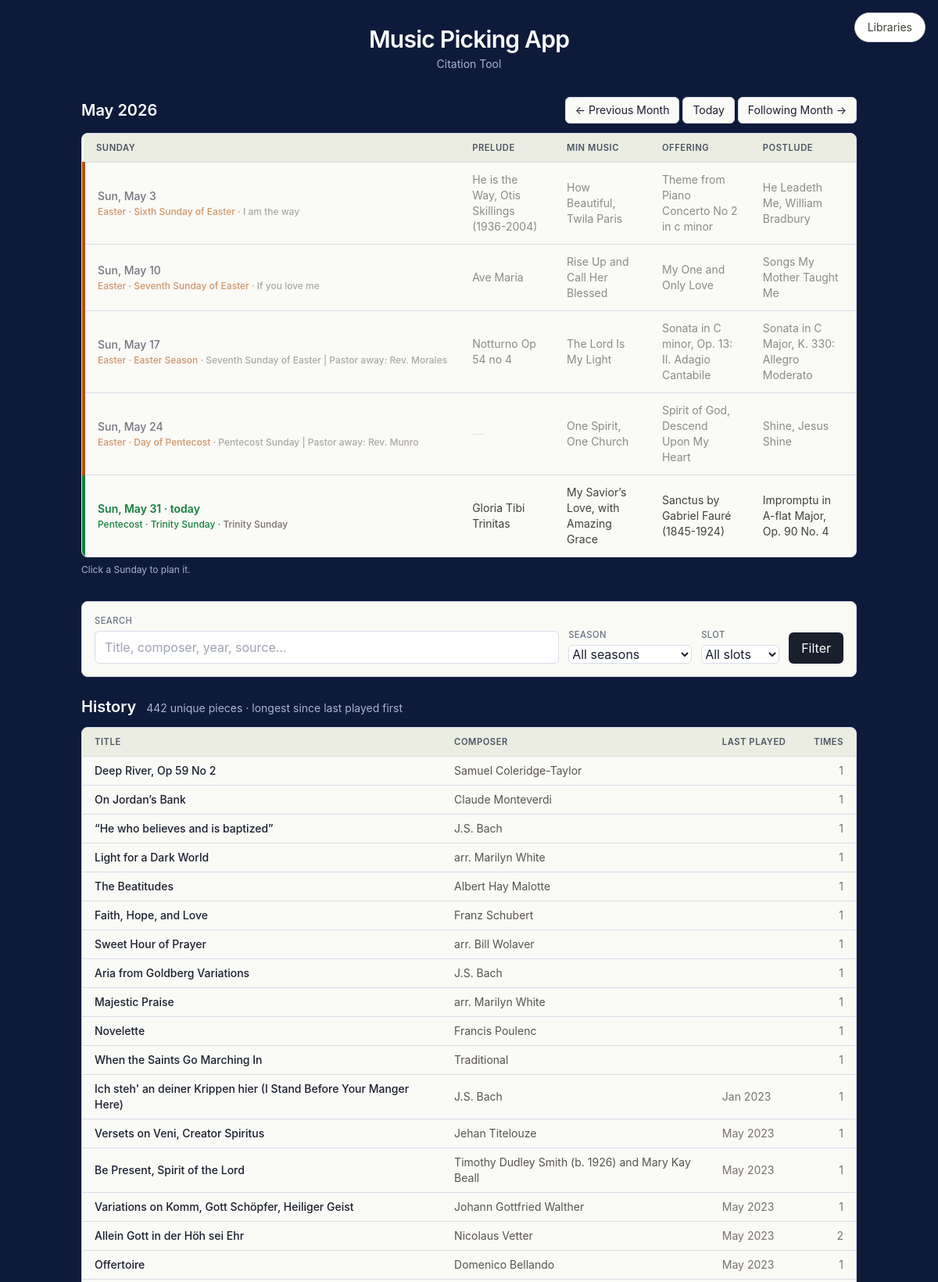
The page / (upper part) on the database its author committed.
### tables this page shows
CREATE TABLE pieces (
            id INTEGER PRIMARY KEY AUTOINCREMENT,
            season TEXT, lectionary_year TEXT, calendar_year INTEGER,
            date TEXT, occasion TEXT, slot TEXT, performer TEXT,
            chosen_by TEXT, title TEXT, composer TEXT, composer_dates TEXT,
            hymn_no TEXT, flag TEXT, source_file TEXT,
            status TEXT DEFAULT 'played'
        , library_only INTEGER DEFAULT 0);

### music_picker/routes.py (the view)
@bp.route('/')
def index():
    season = request.args.get('season', '')
    slot = request.args.get('slot', '')
    search_q = request.args.get('q', '').strip()
    month_param = request.args.get('month', '')
    today = date_class.today()
    if month_param:
        try:
            y_str, m_str = month_param.split('-')
            view_year, view_month = int(y_str), int(m_str)
        except (ValueError, AttributeError):
            view_year, view_month = today.year, today.month
    else:
        view_year, view_month = today.year, today.month
    pmy, pmm = prev_month(view_year, view_month)
    nmy, nmm = next_month(view_year, view_month)
    sundays_list = []
    for d in sundays_in_month(view_year, view_month):
        summary = get_sunday_summary(d)
        sunday_season = season_for_date(d)
        sunday_liturgical = liturgical_name(d)
        theme_context = get_theme_for_date(
            d,
            liturgical_name=sunday_liturgical,
            season=sunday_season,
        )
        sundays_list.append({
            'iso': d.isoformat(),
            'display': d.strftime('%a, %b %-d'),
            'is_today': d == today,
            'is_past': d < today,
            'pieces': summary['pieces'],
            'occasion': summary['occasion'],
            'season': sunday_season,
            'liturgical': sunday_liturgical,
            'theme_context': theme_context,
        })
    unique_rows, count = get_repertoire_results(
        search_q=search_q,
        season=season,
        slot=slot,
        limit=None,
    )
    doc_status_rows = get_db().execute(
        "SELECT season_year, generated_at, last_synced_at FROM doc_paths ORDER BY season_year"
    ).fetchall()
    doc_status = {r['season_year']: dict(r) for r in doc_status_rows}
    return render_template(
        'index.html',
        rows=unique_rows,
        count=count,
        sundays=sundays_list,
        month_label=f"{MONTH_NAMES[view_month]} {view_year}",
        prev_month_iso=f"{pmy:04d}-{pmm:02d}",
        next_month_iso=f"{nmy:04d}-{nmm:02d}",
        seasons=SEASONS,
        slots=SLOTS,
        season=season,
        slot=slot,
        search_q=search_q,
        default_year=date_class.today().year,
        doc_status=doc_status,
        season_palette=season_palette,
    )

### music_picker/calendar_utils.py (called while the page is built)
def to_sortable_date(r):
    year = r['calendar_year'] or 0
    mon_str, _, day_str = (r['date'] or '').partition(' ')
    return (year, MONTHS.get(mon_str, 0), int(day_str) if day_str.isdigit() else 0)

def format_last_played(t):
    year, month, _ = t
    if not year:
        return ''
    return f"{['','Jan','Feb','Mar','Apr','May','Jun','Jul','Aug','Sep','Oct','Nov','Dec'][month]} {year}"

def sundays_in_month(year, month):
    _, last_day = monthrange(year, month)
    out = []
    for day in range(1, last_day + 1):
        d = date_class(year, month, day)
        if d.weekday() == 6:
            out.append(d)
    return out

def prev_month(year, month):
    if month == 1:
        return year - 1, 12
    return year, month - 1

def next_month(year, month):
    if month == 12:
        return year + 1, 1
    return year, month + 1

### music_picker/constants.py (called while the page is built)
def season_palette(season):
    return SEASON_COLORS.get(season, SEASON_COLORS['Pentecost'])

### music_picker/db.py (called while the page is built)
def get_db():
    if 'db' not in g:
        g.db = sqlite3.connect(current_app.config['DB_PATH'])
        g.db.row_factory = sqlite3.Row
    return g.db

### music_picker/liturgy.py (called while the page is built)
def _advent_sunday_1(year):
    christmas = date_class(year, 12, 25)
    days_back = (christmas.weekday() + 1) % 7 or 7
    fourth_advent = christmas - timedelta(days=days_back)
    return fourth_advent - timedelta(days=21)

def _epiphany_sunday(year):
    jan6 = date_class(year, 1, 6)
    wd = jan6.weekday()
    if wd == 6:
        return jan6
    return jan6 + timedelta(days=(6 - wd))

### music_picker/services.py (called while the page is built)
def is_library(r):
    try:
        return bool(r['library_only'])
    except (KeyError, IndexError):
        return False

def get_sunday_summary(d):
    date_str = f'{MONTHS_REV[d.month]} {d.day:02d}'
    rows = get_db().execute(
        "SELECT * FROM pieces WHERE calendar_year=? AND date=?",
        (d.year, date_str),
    ).fetchall()
    pieces = {s: '' for s in SLOTS}
    occasion = ''
    for r in rows:
        if is_library(r):
            continue
        if r['slot'] in SLOTS and r['chosen_by'] == 'Michael':
            pieces[r['slot']] = r['title']
        if r['occasion'] and not occasion:
            occasion = r['occasion']
    return {'pieces': pieces, 'occasion': occasion}

### music_picker/themes.py (called while the page is built)
def _advent_1(year: int) -> date_class:
    christmas = date_class(year, 12, 25)
    days_back = (christmas.weekday() + 1) % 7 or 7
    fourth_advent = christmas - timedelta(days=days_back)
    return fourth_advent - timedelta(days=21)

### music_picker/templates/index.html (shortened to what this page needs)
<!doctype html>
<html lang="en">
<head>
  <script src="https://cdn.tailwindcss.com"></script>
</head>
<body>
  <div class="fixed top-4 right-4 z-50">
    <a href="{{ url_for('main.libraries') }}" class="inline-block rounded-full bg-white border border-stone-300 shadow-sm px-4 py-2 text-sm text-stone-700 hover:bg-stone-100">
      Libraries
    </a>
  </div>
<div class="max-w-5xl mx-auto px-4 py-8">
  <header class="mb-8 text-center">
    <h1 class="text-3xl font-semibold tracking-tight text-on-dark">Music Picking App</h1>
    <p class="text-on-dark-muted mt-1 text-sm">Citation Tool</p>
  </header>
  <section class="mb-8">
    <div class="flex items-center justify-between mb-3">
      <h2 class="text-xl font-semibold text-on-dark">{{ month_label }}</h2>
      <div class="flex items-center gap-1">
        <a href="/?month={{ prev_month_iso }}" class="btn-secondary text-sm" title="Previous month">← Previous Month </a>
        <a href="/" class="btn-secondary text-sm">Today</a>
        <a href="/?month={{ next_month_iso }}" class="btn-secondary text-sm" title="Next month">Following Month → </a>
      </div>
    </div>
    <div class="card overflow-hidden">
      <table class="w-full text-sm">
        <thead><tr><th class="text-left px-4 py-2">Sunday</th><th class="text-left px-4 py-2">Prelude</th><th class="text-left px-4 py-2">Min Music</th><th class="text-left px-4 py-2">Offering</th><th class="text-left px-4 py-2">Postlude</th></tr></thead>
        <tbody>
          {% for s in sundays %}
          {% set p = season_palette(s.season) %}
          <tr class="cursor-pointer{% if s.is_past %} opacity-60{% endif %}"
              style="border-left: 4px solid {{ p.accent }};"
              onclick="window.location='/plan/{{ s.iso }}'">
            <td class="px-4 py-3 whitespace-nowrap font-medium">
              <a href="/plan/{{ s.iso }}" class="link {% if s.is_today %}font-semibold{% endif %}" {% if s.is_today %}style="color: {{ p.accent }};"{% endif %}>
                {{ s.display }}{% if s.is_today %} · today{% endif %}
              </a>
              <div class="text-xs mt-0.5" style="color: {{ p.accent }};">
                {{ p.label }}{% if s.liturgical %} · {{ s.liturgical }}{% endif %}
                {% if s.theme_context and s.theme_context.theme %}
                  · <span class="text-stone-500">{{ s.theme_context.theme }}</span>
                {% elif s.occasion %}
                  · <span class="text-stone-500">{{ s.occasion }}</span>
                {% elif s.theme_context and s.theme_context.planning_note %}
                  · <span class="text-stone-500">{{ s.theme_context.planning_note }}</span>
                {% endif %}
              </div>
            </td>
            {% for slot in ['Prelude', 'Min Music', 'Offering', 'Postlude'] %}
              <td class="px-4 py-3 text-stone-700">
                {% if s.pieces[slot] %}{{ s.pieces[slot] }}{% else %}<span class="text-stone-300">—</span>{% endif %}
              </td>
            {% endfor %}
          </tr>
          {% endfor %}
        </tbody>
      </table>
    </div>
    <p class="text-xs text-on-dark-muted mt-2">Click a Sunday to plan it.</p>
  </section>
  <form method="get" class="card flex flex-wrap items-end gap-3 mb-6 p-4">
    <div class="flex-1 min-w-[200px]">
      <label class="label-tiny block mb-1">Search</label>
      <input type="text" name="q" value="{{ search_q or '' }}" placeholder="Title, composer, year, source…" class="w-full">
    </div>
    <div>
      <label class="label-tiny block mb-1">Season</label>
      <select name="season">
        <option value="">All seasons</option>
      </select>
    </div>
    <div>
      <label class="label-tiny block mb-1">Slot</label>
      <select name="slot">
        <option value="">All slots</option>
      </select>
    </div>
    <button type="submit" class="btn-dark">Filter</button>
  </form>
  <section class="mb-8">
    <h2 class="text-xl font-semibold text-on-dark mb-3">
      History
      <span class="text-on-dark-muted text-sm font-normal ml-2">{{ count }} unique pieces{% if search_q or season or slot %} matching filters{% endif %} · longest since last played first</span>
    </h2>
    <div class="card overflow-hidden">
      <table class="w-full text-sm">
        <thead><tr><th class="text-left px-4 py-2">Title</th><th class="text-left px-4 py-2">Composer</th><th class="text-left px-4 py-2">Last played</th><th class="text-right px-4 py-2">Times</th></tr></thead>
        <tbody>
          {% for r in rows %}
          <tr>
            <td class="px-4 py-2">
              <a href="/piece/{{ r.title | urlencode }}" class="font-medium link">{{ r.title }}</a>
            </td>
            <td class="px-4 py-2 text-stone-600">{{ r.composer }}</td>
            <td class="px-4 py-2 text-stone-500 whitespace-nowrap">
              {% if r.library %}<span class="italic text-stone-400">never played</span>{% else %}{{ r.last_played_str }}{% endif %}
            </td>
            <td class="px-4 py-2 text-right text-stone-500">{{ r.times }}</td>
          </tr>
          {% endfor %}
        </tbody>
      </table>
    </div>
  </section>
</div>
</body>
</html>

### music_picker/templates/index.html (style rules this page uses)
:root { --bg-page: #0d1a3a; --bg-page-edge: #081f62; --bg-card: #fafaf7; --bg-card-hover: #f3f4ed; --bg-card-subtle: #ebede2; --border-card: #d8dbe8; --text-on-dark: #fefefe; --text-on-dark-muted: #aab2cc; --text-primary: #1a1f2e; --text-secondary: #4b5563; --text-muted: #6b7280; --text-faint: #9ca3af; --accent-action: #b45309; --accent-action-hover: #92400e; --accent-action-soft-bg: #fef3c7; --season-advent: #7c3aed; --season-advent-bg: #f5f3ff; --season-epiphany: #0891b2; --season-epiphany-bg: #ecfeff; --season-lent: #6b21a8; --season-lent-bg: #faf5ff; --season-easter: #b45309; --season-easter-bg: #fef3c7; --season-pentecost:#15803d; --season-pentecost-bg:#f0fdf4; --library-fg: #92400e; --library-bg: #fef3c7; --library-border: #fde68a; --notice-success-bg: #d1fae5; --notice-success-fg: #065f46; --notice-success-border: #6ee7b7; --notice-warn-bg: #fef3c7; --notice-warn-fg: #78350f; --notice-warn-border: #fcd34d; --danger-fg: #b91c1c; --danger-bg: #fee2e2; --danger-border: #fca5a5; }
body { font-family: -apple-system, BlinkMacSystemFont, 'Segoe UI', sans-serif; background: var(--bg-page); color: var(--text-primary); min-height: 100vh; }
.card { background: var(--bg-card); border: 1px solid var(--border-card); border-radius: 0.5rem; }
.text-on-dark { color: var(--text-on-dark); }
.text-on-dark-muted { color: var(--text-on-dark-muted); }
.btn-secondary { background: var(--bg-card); color: var(--text-primary); border: 1px solid var(--border-card); padding: 0.375rem 0.75rem; border-radius: 0.375rem; display: inline-block; transition: background 0.15s; }
.btn-dark { background: var(--text-primary); color: var(--text-on-dark); padding: 0.5rem 1rem; border-radius: 0.375rem; display: inline-block; }
table thead th { background: var(--bg-card-subtle); color: var(--text-secondary); font-size: 0.7rem; text-transform: uppercase; letter-spacing: 0.05em; font-weight: 600; }
tbody tr { transition: background 0.1s; }
tbody tr td { border-top: 1px solid var(--border-card); }
a.link { color: var(--text-primary); }
input[type="text"], input[type="number"], select, textarea { background: #fff; border: 1px solid var(--border-card); color: var(--text-primary); border-radius: 0.375rem; padding: 0.5rem 0.75rem; }
.label-tiny { font-size: 0.7rem; font-weight: 500; color: var(--text-muted); text-transform: uppercase; letter-spacing: 0.04em; }

### rows shown on the page
pieces: display "Sun, May 3", label "Easter", liturgical "Sixth Sunday of Easter", theme_context.theme "I am the way", title "He is the Way, Otis Skillings (1936-2004)" "How Beautiful, Twila Paris" "Theme from Piano Concerto No 2 in c minor" "He Leadeth Me, William Bradbury"
pieces: display "Sun, May 10", label "Easter", liturgical "Seventh Sunday of Easter", theme_context.theme "If you love me", title "Ave Maria" "Rise Up and Call Her Blessed" "My One and Only Love" "Songs My Mother Taught Me"
pieces: display "Sun, May 17", label "Easter", liturgical "Easter Season", occasion "Seventh Sunday of Easter | Pastor away: Rev. Morales", title "Notturno Op 54 no 4" "The Lord Is My Light" "Sonata in C minor, Op. 13: II. Adagio Cantabile" "Sonata in C Major, K. 330: Allegro Moderato"
pieces: display "Sun, May 24", label "Easter", liturgical "Day of Pentecost", occasion "Pentecost Sunday | Pastor away: Rev. Munro", title "One Spirit, One Church" "Spirit of God, Descend Upon My Heart" "Shine, Jesus Shine"
pieces: display "Sun, May 31", shows "· today", label "Pentecost", liturgical "Trinity Sunday", occasion "Trinity Sunday", title "Gloria Tibi Trinitas" "My Savior’s Love, with Amazing Grace" "Sanctus by Gabriel Fauré (1845-1924)" "Impromptu in A-flat Major, Op. 90 No. 4"
pieces: title "Deep River, Op 59 No 2", composer "Samuel Coleridge-Taylor", times "1"
pieces: title "On Jordan’s Bank", composer "Claude Monteverdi", times "1"
pieces: title "“He who believes and is baptized”", composer "J.S. Bach", times "1"
pieces: title "Light for a Dark World", composer "arr. Marilyn White", times "1"
pieces: title "The Beatitudes", composer "Albert Hay Malotte", times "1"
pieces: title "Faith, Hope, and Love", composer "Franz Schubert", times "1"
pieces: title "Sweet Hour of Prayer", composer "arr. Bill Wolaver", times "1"
pieces: title "Aria from Goldberg Variations", composer "J.S. Bach", times "1"
pieces: title "Majestic Praise", composer "arr. Marilyn White", times "1"
pieces: title "Novelette", composer "Francis Poulenc", times "1"
pieces: title "When the Saints Go Marching In", composer "Traditional", times "1"
pieces: title "Ich steh' an deiner Krippen hier (I Stand Before Your Manger Here)", composer "J.S. Bach", last_played_str "Jan 2023", times "1"
pieces: title "Versets on Veni, Creator Spiritus", composer "Jehan Titelouze", last_played_str "May 2023", times "1"
pieces: title "Be Present, Spirit of the Lord", composer "Timothy Dudley Smith (b. 1926) and Mary Kay Beall", last_played_str "May 2023", times "1"
pieces: title "Variations on Komm, Gott Schöpfer, Heiliger Geist", composer "Johann Gottfried Walther", last_played_str "May 2023", times "1"
pieces: title "Allein Gott in der Höh sei Ehr", composer "Nicolaus Vetter", last_played_str "May 2023", times "2"
pieces: title "Offertoire", composer "Domenico Bellando", last_played_str "May 2023", times "1"

### other values the page prints
{{ month_label }} "May 2026"
{{ count }} "442"
